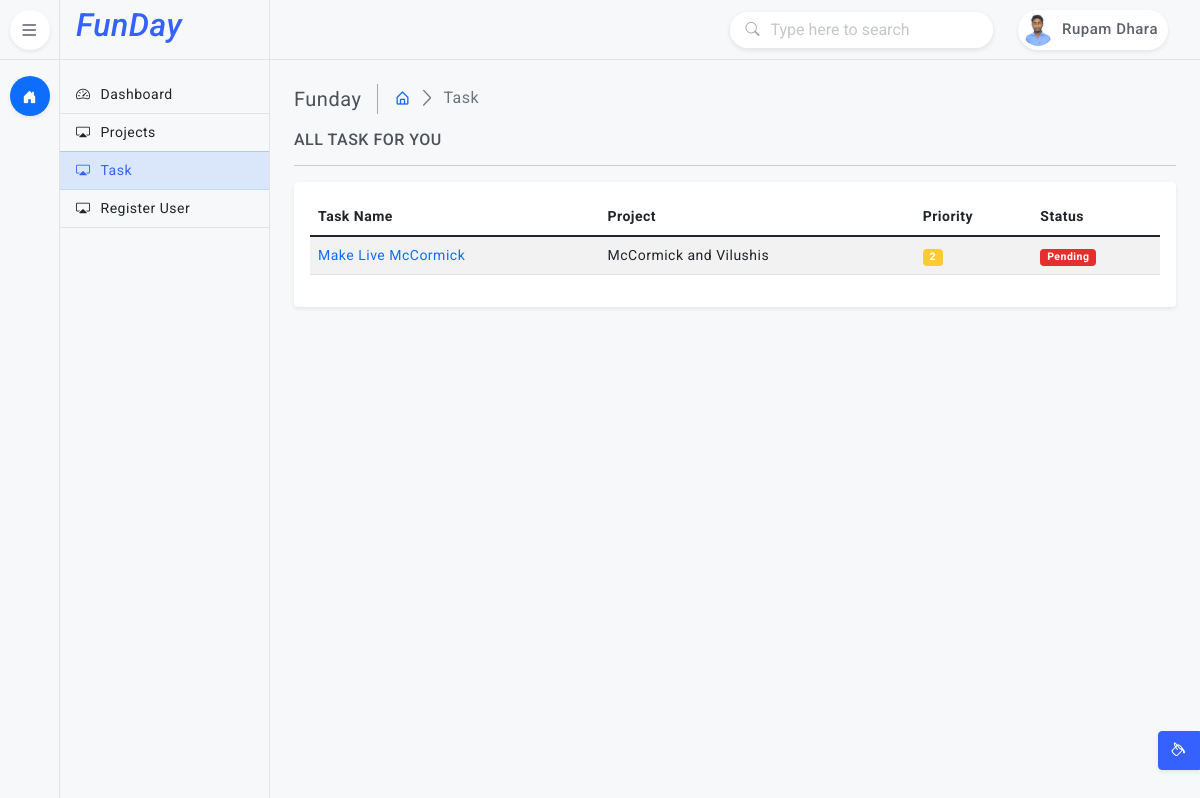
/task/ (signed in), run on an earlier commit of the app's database.
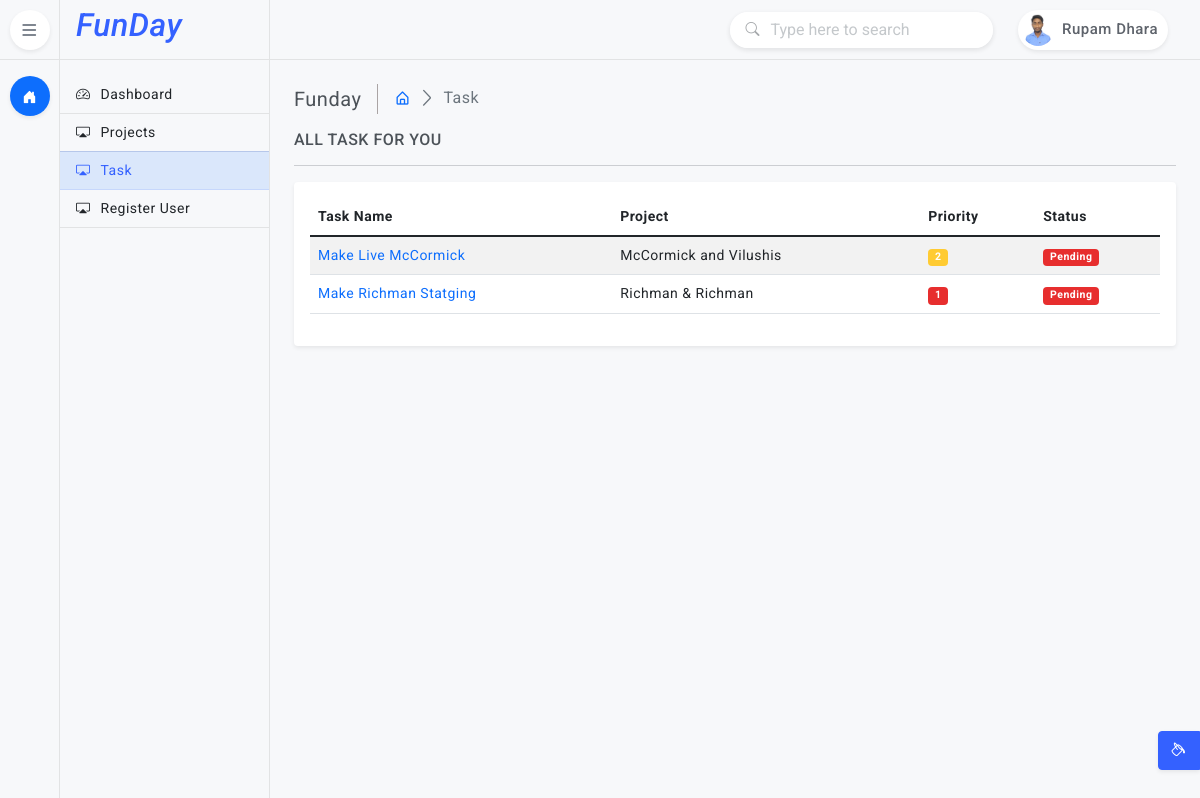
And on a later commit of the database.
### task/models.py (models this page shows, shortened)
class Task(models.Model):
    id = models.UUIDField(primary_key=True, default=uuid.uuid4, editable=False)
    title = models.CharField(max_length=500)
    project = models.ForeignKey(Project, on_delete=models.CASCADE)
    assigned_to = models.ForeignKey(Member, on_delete=models.CASCADE)
    priority = models.IntegerField(default=1, choices=STATUS_CHOICES)
    status = models.ForeignKey(TaskStatus, on_delete=models.CASCADE)
    comments = HTMLField()
    created_at = models.DateTimeField(default=datetime.now)

class TaskStatus(models.Model):
    title = models.CharField(max_length=255)
    def __str__(self):
        return self.title

### project/models.py (models this page shows, shortened)
class Project(models.Model):
    title = models.CharField(max_length=255)
    slug = models.SlugField(default='', null=True, blank=True, max_length=100)
    associate = models.ForeignKey(Member, on_delete=models.CASCADE, null=True, blank=True)
    status = models.ForeignKey(ProjectStatus, on_delete=models.CASCADE)
    description = HTMLField(null=True, blank=True)
    url = models.URLField(default='', null=True, blank=True)
    adminurl = models.URLField(max_length=200, null=True, blank=True)
    username = models.CharField(max_length=255, default='', null=True, blank=True)
    password = models.CharField(max_length=255, default='', null=True, blank=True)
    extra_credential = HTMLField(null=True, blank=True)
    date_created = models.DateTimeField(default=datetime.now)
    def __str__(self):
        return self.title

### task/views.py (the view)
# urls.py: path('', views.TaskDispaly, name='task'),
@login_required
def TaskDispaly(request):
    theme = request.session.get('inlineRadioOptions')
    tasks = Task.objects.filter(assigned_to_id=request.user.id)
    data = {
        'theme' : theme,
        'tasks' : tasks
    }
    return render(request, 'task.html', data)

### templates/task.html (shortened to what this page needs)
{% extends "base.html" %}
{% block 'content' %}
    <main class="page-content">
        <div class="page-breadcrumb d-none d-sm-flex align-items-center mb-3">
            <div class="breadcrumb-title pe-3">Funday</div>
            <div class="ps-3">
                <nav aria-label="breadcrumb">
                    <ol class="breadcrumb mb-0 p-0">
                        <li class="breadcrumb-item"><a href="javascript:;"><i class="bx bx-home-alt"></i></a>
                        </li>
                        <li class="breadcrumb-item active" aria-current="page">Task</li>
                    </ol>
                </nav>
            </div>
        </div>
        <h6 class="mb-0 text-uppercase">All Task For You</h6>
            <hr />
            <div class="card">
                <div class="card-body">
                    <div class="table-responsive">
                        <table class="table table-striped" style="width:100%">
                            <thead>
                                <tr>
                                    <th>Task Name</th>
                                    <th>Project</th>
                                    <th>Priority</th>
                                    <th>Status</th>
                                </tr>
                            </thead>
                            <tbody>
                                {% for x in tasks %}
                                    <tr>
                                        <td><a href="{% url "taskdetails" x.id %}">{{ x.title }}</a></td>
                                        <td>{{ x.project }}</td>
                                        <td><span class="badge {% if x.priority == 1 %} bg-danger{% elif x.priority == 2 %} bg-warning{% elif x.priority == 3 %} bg-success{% endif %}">{{ x.priority }}</span></td>
                                        <td><span class="badge {% if x.status_id == 1 %} bg-danger{% elif x.status_id == 2 %} bg-warning{% elif x.status_id == 3 %} bg-success{% endif %}">{{ x.status }}</span></td>
                                    </tr>
                                {% endfor %}
                            </tbody>
                        </table>
                    </div>
                </div>
            </div>
    </main>
{% endblock 'content' %}

What changed in the data, as far as the page shows it:
added Task: title "Make Richman Statging", project "Richman & Richman", priority "1", status "Pending"
